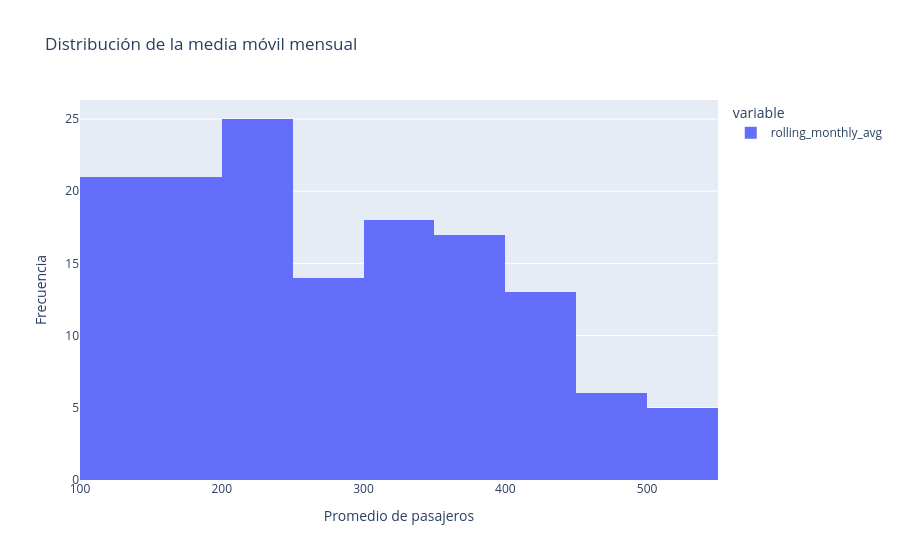

The cell this chart's notebook holds for it:
### Code cell
fig = px.histogram(df['rolling_monthly_avg'], title="Distribución de la media móvil mensual")
fig.update_layout(xaxis_title="Promedio de pasajeros", yaxis_title="Frecuencia")
fig.show()

### Figure 1 — Plotly figure (JSON) as saved in the notebook; plotly's stock layout.template omitted (floating-point values rounded to 4 significant figures; data arrays with more than 128 entries replaced by an {"elided": "..."} marker saying what was removed)
{"data": [{"alignmentgroup": "True", "bingroup": "x", "hovertemplate": "variable=rolling_monthly_avg<br>value=%{x}<br>count=%{y}<extra></extra>", "legendgroup": "rolling_monthly_avg", "marker": {"color": "#636efa", "pattern": {"shape": ""}}, "name": "rolling_monthly_avg", "offsetgroup": "rolling_monthly_avg", "orientation": "v", "showlegend": true, "type": "histogram", "x": {"elided": "144 float values"}, "xaxis": "x", "yaxis": "y"}], "layout": {"barmode": "relative", "legend": {"title": {"text": "variable"}, "tracegroupgap": 0}, "title": {"text": "Distribución de la media móvil mensual"}, "xaxis": {"anchor": "y", "domain": [0, 1], "title": {"text": "Promedio de pasajeros"}}, "yaxis": {"anchor": "x", "domain": [0, 1], "title": {"text": "Frecuencia"}}}}
